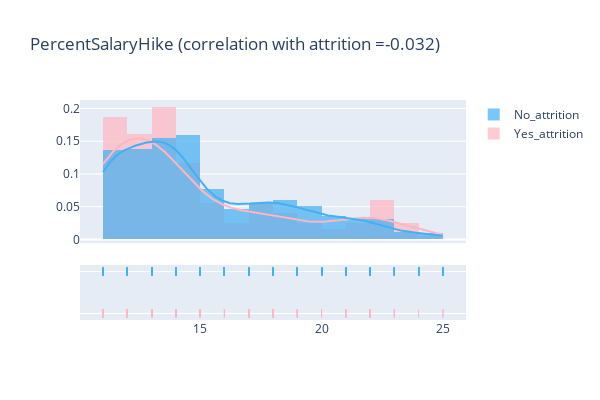

The cell this chart's notebook holds for it:
### Code cell
plot_distribution('PercentSalaryHike', False)

### Figure 1 — Plotly figure (JSON) as saved in the notebook; plotly's stock layout.template omitted (floating-point values rounded to 4 significant figures; data arrays with more than 128 entries replaced by an {"elided": "..."} marker saying what was removed)
{"data": [{"autobinx": false, "histnorm": "probability density", "legendgroup": "Yes_attrition", "marker": {"color": "lightpink"}, "name": "Yes_attrition", "opacity": 0.7, "type": "histogram", "x": {"elided": "200 int values"}, "xaxis": "x", "xbins": {"end": 25, "size": false, "start": 11}, "yaxis": "y"}, {"autobinx": false, "histnorm": "probability density", "legendgroup": "No_attrition", "marker": {"color": "#43b0f1"}, "name": "No_attrition", "opacity": 0.7, "type": "histogram", "x": {"elided": "1477 int values"}, "xaxis": "x", "xbins": {"end": 25, "size": false, "start": 11}, "yaxis": "y"}, {"legendgroup": "Yes_attrition", "marker": {"color": "lightpink"}, "mode": "lines", "name": "Yes_attrition", "showlegend": false, "type": "scatter", "x": {"elided": "500 float values"}, "xaxis": "x", "y": {"elided": "500 float values"}, "yaxis": "y"}, {"legendgroup": "No_attrition", "marker": {"color": "#43b0f1"}, "mode": "lines", "name": "No_attrition", "showlegend": false, "type": "scatter", "x": {"elided": "500 float values"}, "xaxis": "x", "y": {"elided": "500 float values"}, "yaxis": "y"}, {"legendgroup": "Yes_attrition", "marker": {"color": "lightpink", "symbol": "line-ns-open"}, "mode": "markers", "name": "Yes_attrition", "showlegend": false, "type": "scatter", "x": {"elided": "200 int values"}, "xaxis": "x", "y": {"elided": "200 str values"}, "yaxis": "y2"}, {"legendgroup": "No_attrition", "marker": {"color": "#43b0f1", "symbol": "line-ns-open"}, "mode": "markers", "name": "No_attrition", "showlegend": false, "type": "scatter", "x": {"elided": "1477 int values"}, "xaxis": "x", "y": {"elided": "1477 str values"}, "yaxis": "y2"}], "layout": {"barmode": "overlay", "height": 400, "hovermode": "closest", "legend": {"traceorder": "reversed"}, "title": {"text": "PercentSalaryHike (correlation with attrition =-0.032)"}, "width": 600, "xaxis": {"anchor": "y2", "domain": [0, 1], "zeroline": false}, "yaxis": {"anchor": "free", "domain": [0.35, 1], "position": 0}, "yaxis2": {"anchor": "x", "domain": [0, 0.25], "dtick": 1, "showticklabels": false}}}
